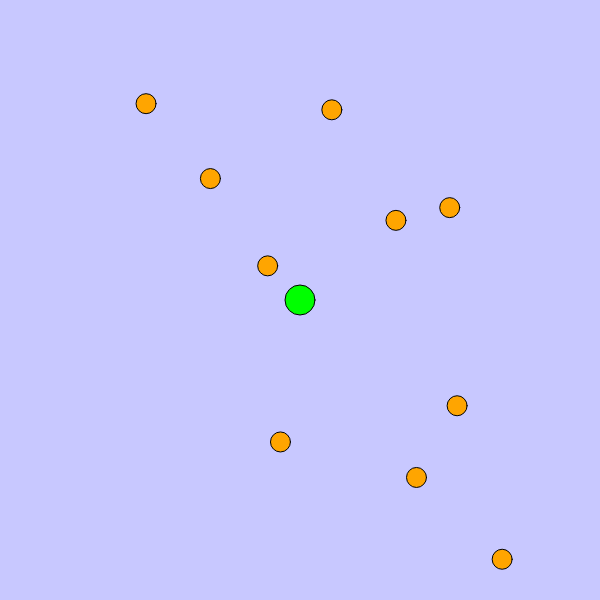
Frame 1 (no input)
Frame 60 (no input): identical to frame 1, image omitted
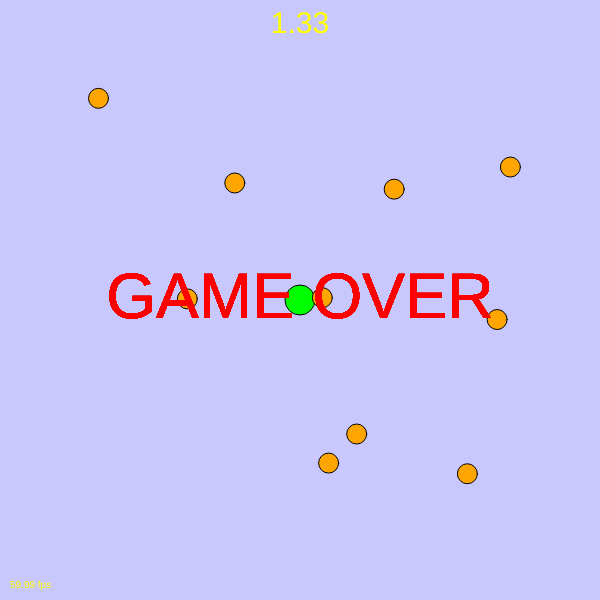
Frame 120 (the mouse pressed at the canvas centre since frame 60)

The p5.js sketch that drew these frames (run headless with seeded random() and noise() and a simulated clock; from frame 60 on, the mouse is pressed at the canvas centre):

// p5.js sketch
// ── sketch.js
let bullets = [];
let player;
let myKey = [false, false, false, false];
let timer = 0;
let timer1 = 0;
let gameOver = false;

function setup() {
  createCanvas(600, 600);

  frameRate(60);
  timer = millis();
  timer1 = millis();
  gameOver = false;

  background(200, 200, 255);
  player = new Bullets(width / 2, height / 2, 15, color(0, 255, 0));
  player.show();


  bullets = [];
  for (let i = 0; i < 10; i++) bullets.push(new Bullets(random(0, width), random(0, height), 10, color(255, 165, 0)));
  for (b in bullets) bullets[b].show();
}

function draw() {
  if (millis() - timer > 1000) {
    if (gameOver == false) {
      runGame();
    }
    else {
      fill(255, 0, 0);
      textSize(64);
      textAlign(CENTER, CENTER);
      text("GAME OVER", width/2, height/2);
    }
  }
}

function runGame() {
  
  // lightblue background
  background(200, 200, 255);

  //draw the current time and fill yellow
  fill(255, 255, 0);
  textSize(30);
  textAlign(CENTER, TOP);
  text(nfc((millis() -timer)/1000,2), width/2, 10);

  //draw the frame rate and fill yellow
  textAlign(LEFT, BOTTOM);
  textSize(10);
  text(nfc(frameRate(),2) + " fps", 10, height-10);

  //for every 10s, add 2 bullets
  if (millis() - timer1 > 10000) {
    timer1 = millis();
    for (let i = 0; i < 2; i++) bullets.push(new Bullets(random(0, width), random(0, height), 10, color(255, 165, 0)));
  }

  // player
  if (myKey[0]) player.y -= 5;  // up
  if (myKey[1]) player.y += 5;  // down
  if (myKey[2]) player.x -= 5;  // left
  if (myKey[3]) player.x += 5;  // right


  player.show();

  for (b in bullets) {
    bullets[b].move();
    bullets[b].show();
    if (bullets[b].collision(player.x, player.y)) {
      gameOver = true;
    }
  }
}

function keyPressed() {
  if (keyCode == UP_ARROW) myKey[0] = true;
  if (keyCode == DOWN_ARROW) myKey[1] = true;
  if (keyCode == LEFT_ARROW) myKey[2] = true;
  if (keyCode == RIGHT_ARROW) myKey[3] = true;
  if (key == 'R' || key == 'r') setup();
}

function keyReleased() {
  if (keyCode == UP_ARROW) myKey[0] = false;
  if (keyCode == DOWN_ARROW) myKey[1] = false;
  if (keyCode == LEFT_ARROW) myKey[2] = false;
  if (keyCode == RIGHT_ARROW) myKey[3] = false;
}



class Bullets {
  constructor(x, y, r, color) {
    this.x = x;
    this.y = y;
    this.r = r;
    this.vx = random(-5, 5);
    this.vy = random(-5, 5);
    this.color = color;
    ellipseMode(CENTER);
  }

  move() {
    if (this.x > width || this.x < 0) {
      this.vx = -this.vx;
    }
    if (this.y > height || this.y < 0) {
      this.vy = -this.vy;
    }
    this.x += this.vx;
    this.y += this.vy;
  }

  show() {
    // orange bullets
    fill(this.color);
    ellipse(this.x, this.y, this.r*2, this.r*2);
  }

  collision(x, y) {
    let d = dist(this.x, this.y, x, y);
    if (d < this.r + 15) { //the radius of bullets are 10 and player is 15
      return true;
    } else {
      return false;
    }
  }
}
